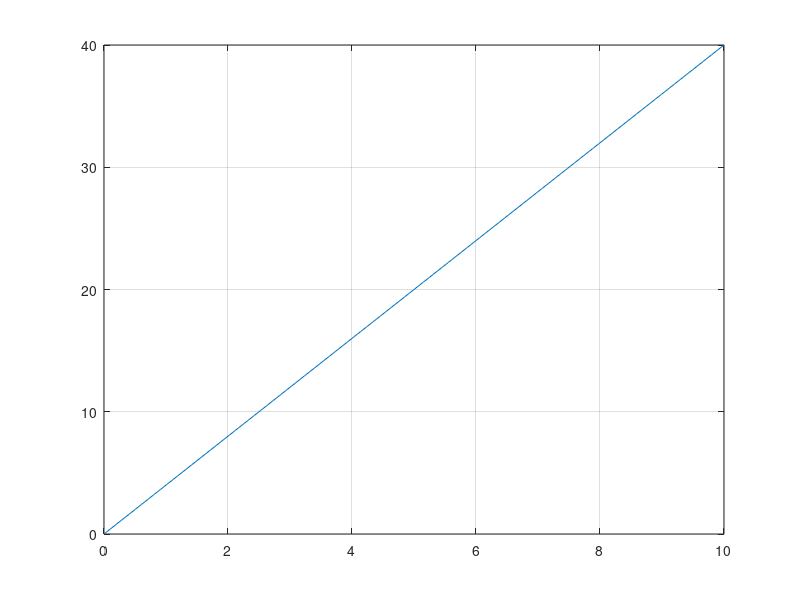

MATLAB code for this plot:
function simple_computations()
close all
x = linspace(0,10,100);
dx = x(2)-x(1);

%%%%%%Reimman Sum Simple
fx = DrC(x);
I = sum(fx)*dx

plot(x,fx)
grid on
%%%%%%Trapezoidal Simple
fx1 = DrC(x+dx);
I = 0.5*sum(fx+fx1)*dx

%%%%%%Numerical Differentiation Simple
deriv = (DrC(x+dx)-DrC(x))/dx;

%%%Function Evaluation
function onree = DrC(eric)

onree = 4*eric;
